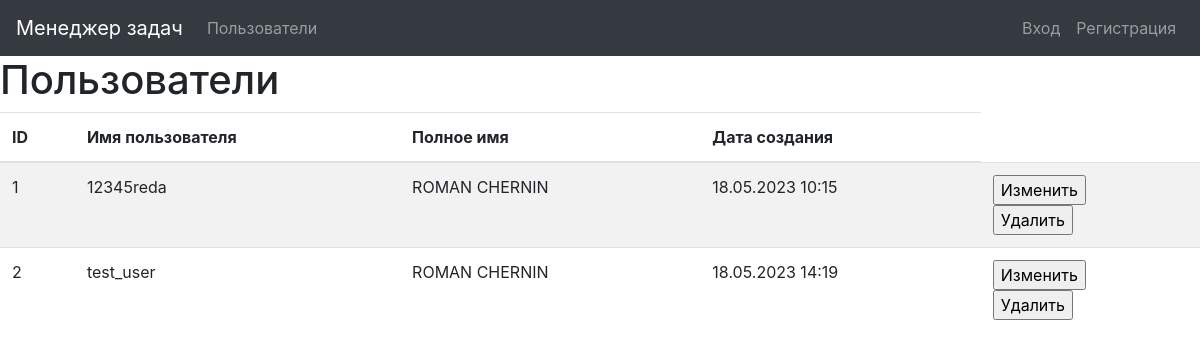
/users/, run on an earlier commit of the app's database.
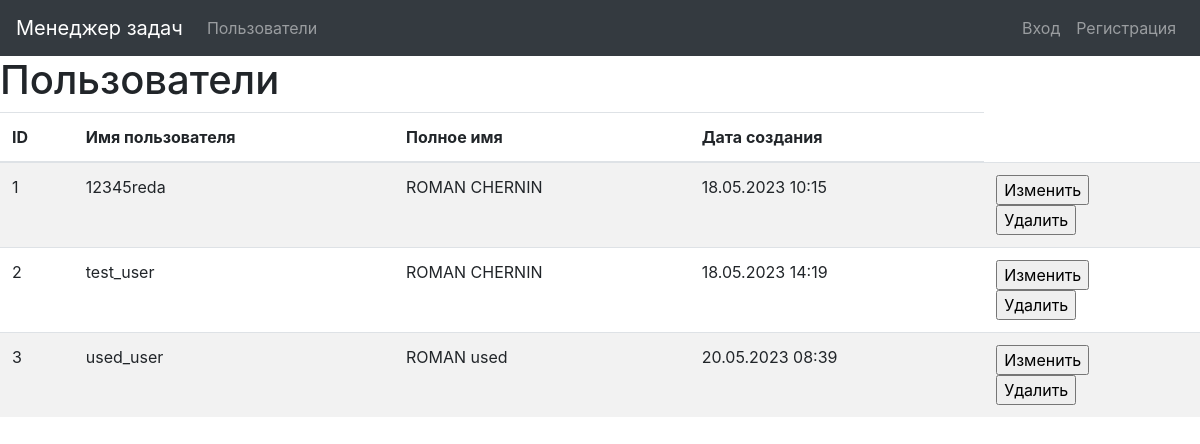
And on a later commit of the database.
### task_manager/users/models.py (models this page shows, shortened)
class User(AbstractUser):
    created_at = models.DateTimeField(default=timezone.now)
    is_active = models.BooleanField(default=True)
    is_admin = models.BooleanField(default=False)
    objects = UserManager()

### task_manager/users/views.py (the view)
# urls.py: path('', views.UsersListView.as_view(), name='users_list'),
class UsersListView(ListView):
    model = User
    template_name = 'user/user_list.html'
    context_object_name = 'users'

### task_manager/templates/user/user_list.html (shortened to what this page needs)
{% extends "base.html" %}
{% block content %}
{% load i18n %}
<h1>{% translate "Users list" %}</h1>
<div class="table-responsive">
  <table class="table table-striped">
    <thead>
      <tr>
        <th>{% translate "ID" %}</th>
        <th>{% translate "Username" %}</th>
        <th>{% translate "Full name" %}</th>
        <th>{% translate "Created at" %}</th>
      </tr>
    </thead>
    <tbody>
    {% for user in users %}
      <tr>
        <td>{{ user.id }}</td>
        <td>{{ user.username }}</td>
        <td>{{ user.first_name }} {{ user.last_name }}</td>
        <td>{{ user.created_at|date:"d.m.Y H:i" }}</td>
        <td>
          <form action="{% url 'user_update' pk=user.id %}" method="get">
          <input type="submit" value="Изменить">
          </form>
          <form action="{% url 'user_delete' pk=user.id %}" method="get">
          <input type="submit" value="Удалить">
          </form>
        </td>
      </tr>
      {% endfor %}
      </tbody>
</table>
  </div>
{% endblock %}

What changed in the data, as far as the page shows it:
added User: id "3", username "used_user", first_name "ROMAN", last_name "used", created_at "20.05.2023 08:39"
